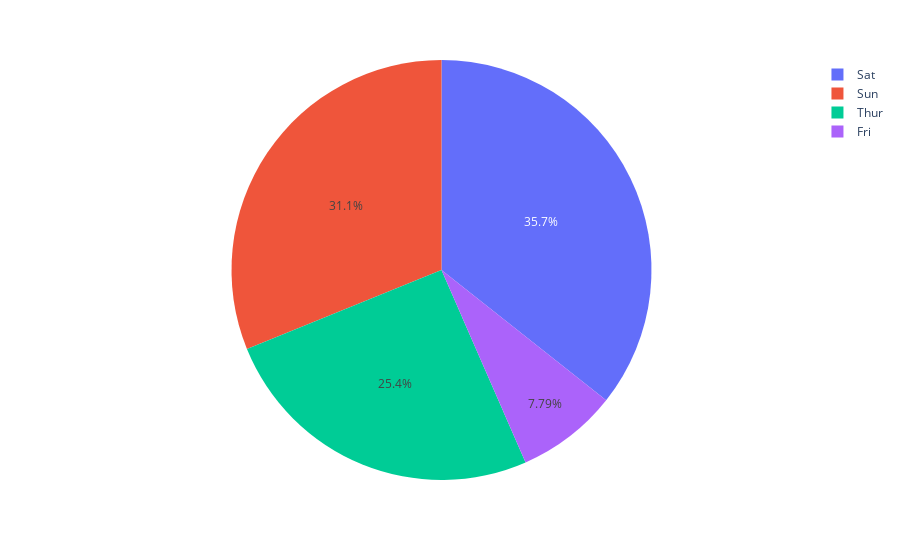

Notebook source saved alongside this figure:
### Code cell
px.pie(qtde_pedidos_por_dia, names=qtde_pedidos_por_dia.index, values=qtde_pedidos_por_dia.values)

### Figure 1 — Plotly figure (JSON) as saved in the notebook; plotly's stock layout.template omitted (floating-point values rounded to 4 significant figures)
{"data": [{"domain": {"x": [0, 1], "y": [0, 1]}, "hovertemplate": "day=%{label}<br>value=%{value}<extra></extra>", "labels": ["Sat", "Sun", "Thur", "Fri"], "legendgroup": "", "name": "", "showlegend": true, "type": "pie", "values": [87, 76, 62, 19]}], "layout": {"legend": {"tracegroupgap": 0}, "margin": {"t": 60}}}
